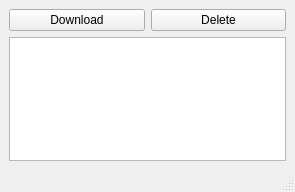
<?xml version="1.0" encoding="UTF-8"?>
<ui version="4.0">
 <class>MainWindow</class>
 <widget class="QMainWindow" name="MainWindow">
  <property name="geometry">
   <rect>
    <x>0</x>
    <y>0</y>
    <width>295</width>
    <height>192</height>
   </rect>
  </property>
  <property name="windowTitle">
   <string>MainWindow</string>
  </property>
  <widget class="QWidget" name="centralwidget">
   <layout class="QVBoxLayout" name="verticalLayout_2">
    <item>
     <layout class="QVBoxLayout" name="verticalLayout">
      <item>
       <layout class="QHBoxLayout" name="horizontalLayout">
        <item>
         <widget class="QPushButton" name="archives_download_btn">
          <property name="font">
           <font>
            <pointsize>9</pointsize>
           </font>
          </property>
          <property name="text">
           <string>Download</string>
          </property>
         </widget>
        </item>
        <item>
         <widget class="QPushButton" name="archives_delete_btn">
          <property name="font">
           <font>
            <pointsize>9</pointsize>
           </font>
          </property>
          <property name="text">
           <string>Delete</string>
          </property>
         </widget>
        </item>
       </layout>
      </item>
      <item>
       <widget class="QTableView" name="archives_table"/>
      </item>
     </layout>
    </item>
   </layout>
  </widget>
  <widget class="QMenuBar" name="menubar">
   <property name="geometry">
    <rect>
     <x>0</x>
     <y>0</y>
     <width>295</width>
     <height>21</height>
    </rect>
   </property>
  </widget>
  <widget class="QStatusBar" name="statusbar"/>
 </widget>
 <resources/>
 <connections/>
</ui>
